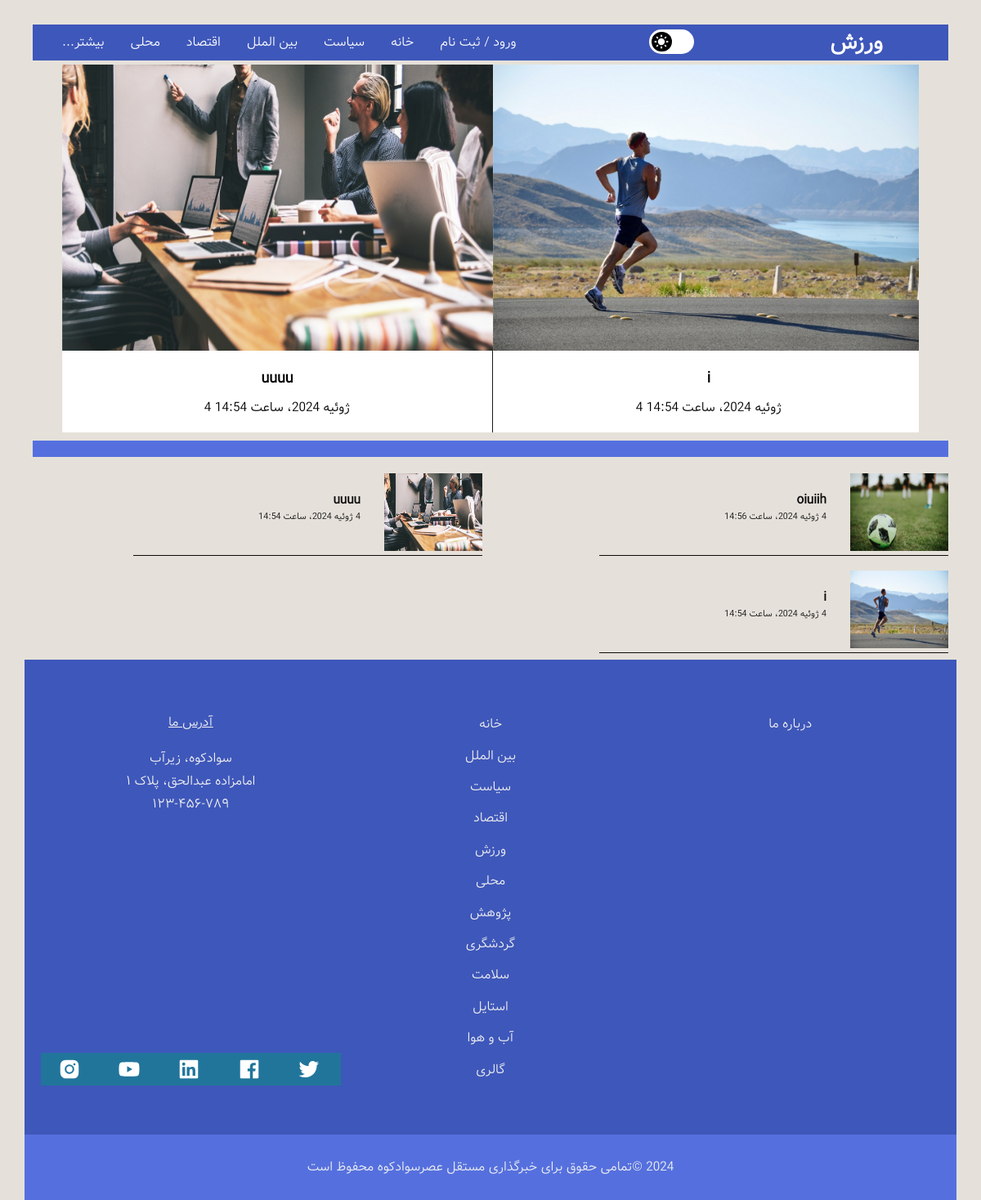
The page /sport/ on the database its author committed.
### news/models.py (models this page shows, shortened)
class Article(models.Model):
    title = models.CharField(max_length=200, verbose_name='عنوان')
    category = models.ForeignKey(Category, on_delete=models.CASCADE, verbose_name='دسته بندی')
    cover_image = models.ImageField(upload_to='static/images', verbose_name='تصویر کاور', null=True, blank=True)
    content = models.TextField(verbose_name='محتوا')
    author = models.CharField(max_length=200, verbose_name='نویسنده')
    created_at = models.DateTimeField(auto_now_add=True, verbose_name='تاریخ ایجاد')
    slide_show = models.BooleanField(default=False, verbose_name='نمایش خبر در اسلایدر دسته بندی')
    is_urgent = models.BooleanField(default=False, verbose_name='نمایش خبر در اسلایدر صفحه اصلی')
    slug = models.SlugField(max_length=200, db_index=True, allow_unicode=True ,verbose_name='عنوان در url')
    is_active = models.BooleanField(default=False, verbose_name='قابل مشاهده / غیرقابل مشاهده')
    class Meta:
        verbose_name = 'خبر'
        verbose_name_plural = 'اخبار'

### news/views.py (the view)
# urls.py: path('sport/', views.SportListView.as_view(), name='sport-page'),
class SportListView(ListView):
    template_name = 'news/sport.html'
    model = Article
    context_object_name = 'news'
    ordering = ['created_at']
    def get_queryset(self):
        return Article.objects.filter(category__url_title="sport").order_by('-id')

### template/news/sport.html (shortened to what this page needs)
{% load static %}
<!DOCTYPE html>
<html class="no-js" lang="fa" dir="rtl">
<head>
    <link href="https://stackpath.bootstrapcdn.com/font-awesome/4.7.0/css/font-awesome.min.css" rel="stylesheet"
>
    <link rel="stylesheet" href="{% static 'css/normalize.css' %}">
    <link rel="stylesheet" href="{% static 'css/main.css' %}">
</head>
<body id="top" class="body_color">
    <div class="content-wrap main_color">
        <header role="banner">
          <section class="nav-section content_color1">
            <div class="logo">
              <a href="{% url 'home_page' %}" title="Frivizn logo">ورزش</a>
            </div>
            <div id="DL_mode" class="bg_white">
              <div id="DL_btn" class="bg_black">
                  <img id="DL_status" src="{% static 'images/light.png' %}" alt="">
              </div>
            </div>
            <nav class="nav-menu" role="navigation">
              <ul class="nav-links">
                {% if request.user.is_authenticated %}
                  <li><a href="{% url 'logout_page' %}" title="logout">خروج</a></li>
                {% else %}
                  <li><a href="{% url 'register_page' %}" title="register">ورود / ثبت نام</a></li>
                {% endif %}
                <li><a href="{% url 'home_page' %}" title="Home">خانه</a></li>
                <li><a href="{% url 'politics-page' %}" title="Politics">سیاست</a></li>
                <li><a href="{% url 'world-page' %}" title="Business">بین الملل</a></li>
                <li><a href="{% url 'economy-page' %}" title="Business">اقتصاد</a></li>
                <li><a href="{% url 'local-page' %}" title="Entertainment">محلی</a></li>
                <li>
                  <a title="More">بیشتر...<span class="dropdown-toggle" aria-expanded="false"></span>
                    <span class="screen-reader-text">Expand child menu</span></a>
                </li>
              </ul>
            </nav>
          </section>
        </header>
        <main class="main" role="main">
          <section class="slider">
            <div class="main_container">
                <div class="slide_container" id="slide_container">
                    <div id="slides" class="slides">
                      {% for new in news %}
                        {% if new.slide_show %}
                          <a href="{% url 'article-detail' pk=new.id  %}">
                            <div class="slide" id="slide11">
                                <img src="{{ new.cover_image.url }}">
                                <div class="news_details">
                                  <h3>{{ new.title }}</h3>
                                  <p>{{ new.created_at }}</p>
                                </div>
                            </div>
                          </a>
                        {% endif %}
                      {% endfor %}
                    </div>
                </div>
            </div>
          </section>
          <section class="news" id="container">
            <h2 class="content_color2"></h2>
            {% for new in news %}
                <div class="story">
                  <a href="{% url 'article-detail' pk=new.id  %}">
                    <div class="story-img">
                {% if new.cover_image %}
                    <img src="{{ new.cover_image.url }}" alt="">
                {% else %}
                    <img src="{% static 'images/business4.jpg' %}" alt="news">
                {% endif %}
                    </div>
                    <div class="story-headline">
                      <h3 class="color_b">{{ new.title }}</h3>
                      <p class="exact-time color_b">{{ new.created_at }}</p>
                    </div>
                  </a>
                </div>
            {% endfor %}
          </section>
        </main>
        <div class="footer-links content_color1">
          <ul class="social-media-links" style="align-items: center;">
            <li><a href="http://twitter.com"><img src="{% static 'images/twitter.png' %}" alt=""><span class="screen-reader-text">توییتر</span></a></li>
       	    <li><a href="http://facebook.com"><img src="{% static 'images/facebook.png' %}" alt=""><span class="screen-reader-text">فیسبوک</span></a></li>
            <li><a href="http://linkedin.com"><img src="{% static 'images/linkedin.png' %}" alt=""><span class="screen-reader-text">لینکداین</span></a></li>
            <li><a href="http://youtube.com"><img src="{% static 'images/youtube.png' %}" alt=""><span class="screen-reader-text">یوتیوب</span></a></li>
            <li><a href="http://instagram.com"><img src="{% static 'images/instagram.png' %}" alt=""><span class="screen-reader-text">اینستاگرام</span></a></li>
          </ul>
          <ul class="main-footer-links">
            <li><a href="{% url 'home_page' %}" title="Home">خانه</a></li>
            <li><a href="{% url 'world-page' %}" title="world">بین الملل</a></li>
            <li><a href="{% url 'politics-page' %}" title="Politics">سیاست</a></li>
            <li><a href="{% url 'economy-page' %}" title="Business">اقتصاد</a></li>
            <li><a href="{% url 'sport-page' %}" title="Sport">ورزش</a></li>
            <li><a href="{% url 'local-page' %}" title="Entertainment">محلی</a></li>
            <li><a href="{% url 'science-page' %}" title="Science">پژوهش</a></li>
            <li><a href="{% url 'travel-page' %}" title="Travel">گردشگری</a></li>
            <li><a href="{% url 'health-page' %}" title="Health">سلامت</a></li>
            <li><a href="{% url 'style-page' %}" title="Style">استایل</a></li>
            <li><a href="{% url 'weather-page' %}" title="Weather">آب و هوا</a></li>
            <li><a href="{% url 'gallery-page' %}" title="Video">گالری</a></li>
          </ul>
          <ul class="info-links">
            <li><a href="{% url 'about_page' %}" title="About Us">درباره ما</a></li>
          </ul>
          <ul class="our-address">
            <li>آدرس ما</li>
            <li>سوادکوه، زیرآب</li>
            <li>امامزاده عبدالحق، پلاک ۱</li>
            <li>۱۲۳-۴۵۶-۷۸۹</li>
          </ul>
        </div>
        <footer class="content_color2" role="contentinfo">
          <p class="content_color2">2024 &copy;تمامی حقوق برای خبرگذاری مستقل عصرسوادکوه محفوظ است</p>
        </footer>
    </div>
</body>
</html>

### rows shown on the page
Article: cover_image (picture), title "uuuu", created_at "4 ژوئیه 2024، ساعت 14:54"
Article: cover_image (picture), title "i", created_at "4 ژوئیه 2024، ساعت 14:54"
Article: cover_image (picture), title "oiuiih", created_at "4 ژوئیه 2024، ساعت 14:56"
